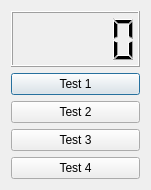
<?xml version="1.0" encoding="UTF-8"?>
<ui version="4.0">
 <class>TestDialog</class>
 <widget class="QDialog" name="TestDialog">
  <property name="geometry">
   <rect>
    <x>0</x>
    <y>0</y>
    <width>151</width>
    <height>190</height>
   </rect>
  </property>
  <property name="windowTitle">
   <string>Test Mode</string>
  </property>
  <layout class="QVBoxLayout" name="verticalLayout">
   <item>
    <widget class="QLCDNumber" name="lcd_TimeRemain">
     <property name="intValue" stdset="0">
      <number>0</number>
     </property>
    </widget>
   </item>
   <item>
    <widget class="QPushButton" name="Btn_Test1">
     <property name="text">
      <string>Test 1</string>
     </property>
    </widget>
   </item>
   <item>
    <widget class="QPushButton" name="Btn_Test2">
     <property name="text">
      <string>Test 2</string>
     </property>
    </widget>
   </item>
   <item>
    <widget class="QPushButton" name="Btn_Test3">
     <property name="text">
      <string>Test 3</string>
     </property>
    </widget>
   </item>
   <item>
    <widget class="QPushButton" name="Btn_Test4">
     <property name="text">
      <string>Test 4</string>
     </property>
    </widget>
   </item>
  </layout>
 </widget>
 <resources/>
 <connections/>
</ui>
